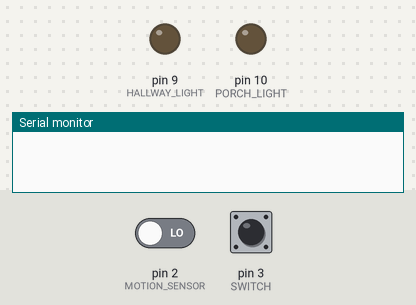
The sketch below on a simulated Arduino Uno, built with avr-gcc and run on an emulated ATmega328P. Shown: output pins drawn as LEDs (lit = HIGH), the last lines printed to the serial monitor. Inputs (shaded band) come from the test bench; at power-on: pin 2 (MOTION_SENSOR) LOW, pin 3 (SWITCH) HIGH.

Above: at 1.2 s.
1.3 s: pin 2 (MOTION_SENSOR) driven HIGH
At 1.8 s:
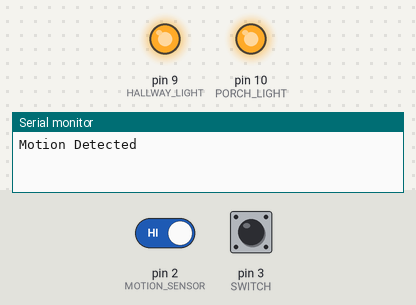
2.8 s: pin 3 (SWITCH) pulled LOW for 0.15 s
At 33.7 s:
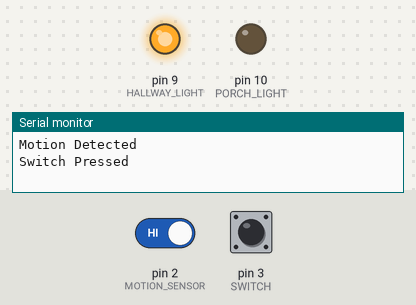
Timing chart, 0 to 34.4 s (numbered marks = the images above; inputs shaded):
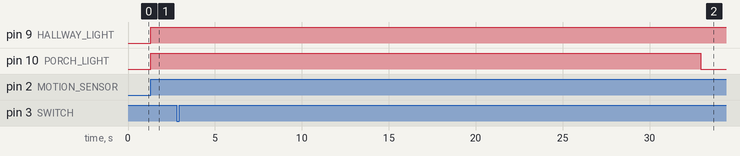

The sketch:

4.1P.ino
```cpp
#define PORCH_LIGHT 10
#define HALLWAY_LIGHT 9

#define MOTION_SENSOR 2

#define SWITCH 3

const unsigned long PORCH_DURATION = 30 * 1000;
const unsigned long HALLWAY_DURATION = 60 * 1000;

void setup() {
  pinMode(PORCH_LIGHT, OUTPUT);
  pinMode(HALLWAY_LIGHT, OUTPUT);

  digitalWrite(PORCH_LIGHT, LOW);
  digitalWrite(HALLWAY_LIGHT, LOW);

  attachInterrupt(digitalPinToInterrupt(MOTION_SENSOR), handle_motion_detection, RISING);
  attachInterrupt(digitalPinToInterrupt(SWITCH), handle_switch_press, RISING);


  Serial.begin(9600);
}

volatile bool running = false;
volatile unsigned long start = 0;

void handle_switch_press() {
  Serial.println("Switch Pressed");
  start_sequence();
}

void handle_motion_detection() {
  Serial.println("Motion Detected");
  start_sequence();
}

void start_sequence() {
  running = true;
  start = millis();
  digitalWrite(HALLWAY_LIGHT, HIGH);
  digitalWrite(PORCH_LIGHT, HIGH);
}

void loop() {

  if (running) {
    if (millis() - start >= HALLWAY_DURATION) {
      digitalWrite(HALLWAY_LIGHT, LOW);
      start = 0;
      running = false;
    }

    if (millis() - start >= PORCH_DURATION) {
      digitalWrite(PORCH_LIGHT, LOW);
    }
  }
}
```

Measured:
- after the input at 1.3 s, pin 9 (HALLWAY_LIGHT), pin 10 (PORCH_LIGHT): LOW → HIGH at once
- after the input at 2.8 s, pin 10 (PORCH_LIGHT): HIGH → LOW after 30.1 s instead of 28.5 s
